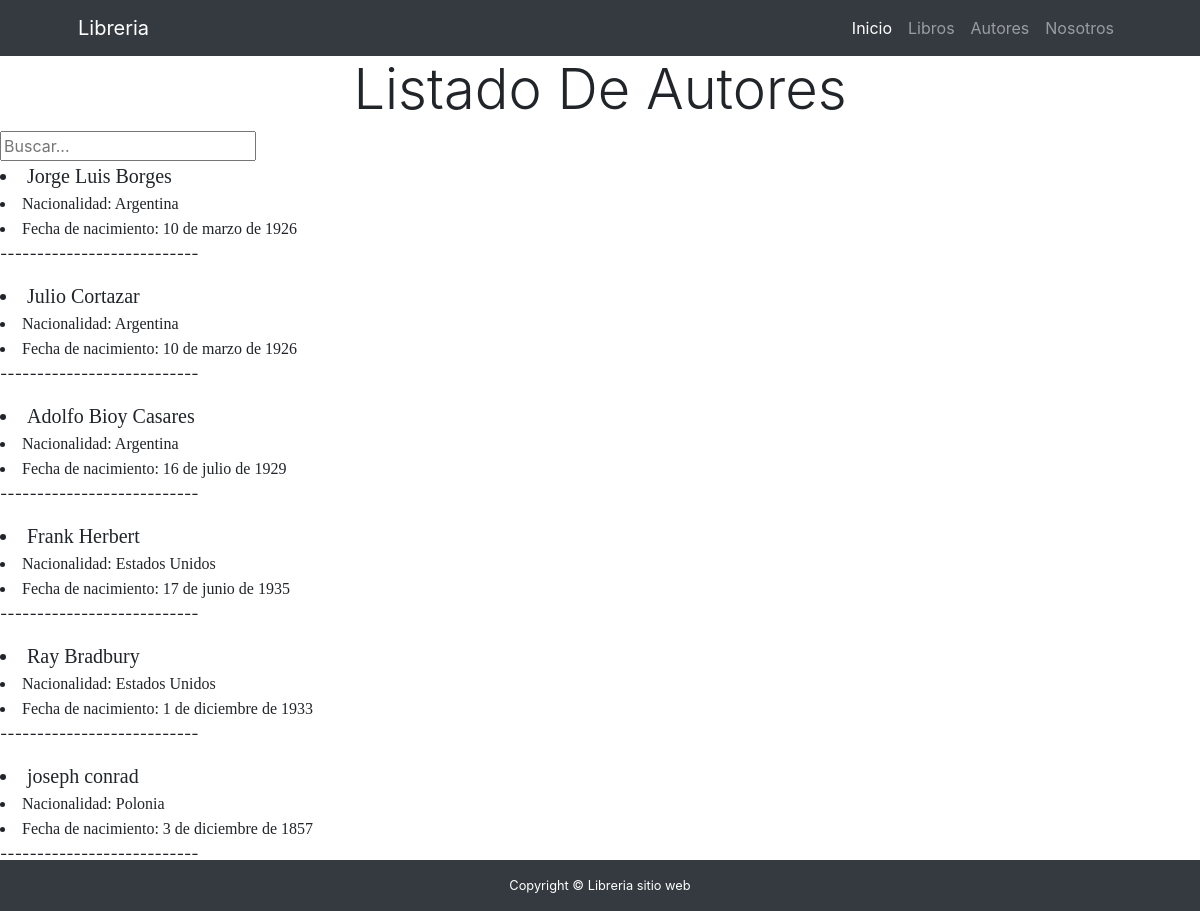
Page /libros/libros/autores on the committed database.
### libros/models.py (models this page shows, shortened)
class Autores(models.Model):
    nombre_autor = models.CharField(max_length=100)
    nacionalidad = models.CharField(max_length=100,null=True,blank=True)
    naciomiento = models.DateField(null=True,blank=True)

### libros/views.py (the view)
# urls.py: path("libros/autores",lista_autores,name="lista_autores"),
def lista_autores(request):
    busqueda = request.GET.get("busqueda",None)
    if busqueda:
        print(busqueda)
        consulta = Autores.objects.filter(nombre__icontains=busqueda)
    else:
       consulta = Autores.objects.all()
    contexto = {"autores": consulta}
    return render(request,"libros/lista_autores.html",contexto)

### libros/templates/libros/lista_autores.html (shortened to what this page needs)
{% extends 'core/base.html' %}
 {% block body_title %}
        Listado De Autores
 {% endblock body_title %}
{% block contenido %}
    <form action="{% url 'libros:lista_autores' %}"method="get">
        <input type="text" name="busqueda" placeholder="Buscar...">
    </form>
    {% for autor in autores %}
        <li class="fs-5 "><span style="font-family: 'Georgia', serif;">{{autor.nombre_autor}}</li>
        <li class="fs-7 "><span style="font-family: 'Georgia', serif;">Nacionalidad: {{autor.nacionalidad}}</li>
        <li class="fs-7 "><span style="font-family: 'Georgia', serif;">Fecha de nacimiento: {{autor.naciomiento}}</li>
        <p>---------------------------</p>
    {% endfor %}
    <button><a href="{% url 'libros:index' %}">Volver a libros</a></button>
 {% endblock contenido %}

### rows in the picture
Autores: nombre_autor "Jorge Luis Borges", nacionalidad "Argentina", naciomiento "10 de marzo de 1926"
Autores: nombre_autor "Julio Cortazar", nacionalidad "Argentina", naciomiento "10 de marzo de 1926"
Autores: nombre_autor "Adolfo Bioy Casares", nacionalidad "Argentina", naciomiento "16 de julio de 1929"
Autores: nombre_autor "Frank Herbert", nacionalidad "Estados Unidos", naciomiento "17 de junio de 1935"
Autores: nombre_autor "Ray Bradbury", nacionalidad "Estados Unidos", naciomiento "1 de diciembre de 1933"
Autores: nombre_autor "joseph conrad", nacionalidad "Polonia", naciomiento "3 de diciembre de 1857"
